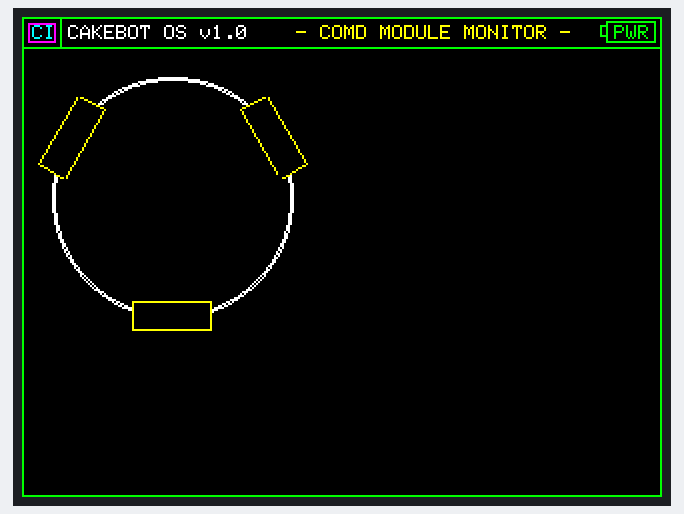
The sketch below on a simulated Arduino Uno, built with avr-gcc and run on an emulated ATmega328P. Shown: 320×240 colour display.

Above: at 0.4 s.

The sketch:

Cakebot_OS-v1.ino
```cpp
/*  Cakebot OS screen manager
 *  C: 12/07/2017 | LM: 12/07/2017
 *  ----------------------------------
 *  Reads in sensor info via serial from command unit and outputs to screen
 *  Touchscreen hardware unreliable - not using touch
 *  ----------------------------------
 *  By Rithesh R Jayaram
 *  ----------------------------------
 *  Based on modified Adafruit tftPaint sketch
 *  Using modified Adafruit touch and tft display libraries
*/

// LIBRARIES //
#include <Adafruit_GFX.h>    // Core graphics library
#include <Adafruit_TFTLCD.h> // Hardware-specific library
//#include <TouchScreen.h>    // Touchscreen library

// Pin Definitions //
#define LCD_CS A3
#define LCD_CD A2
#define LCD_WR A1
#define LCD_RD A0
#define LCD_RESET A4
Adafruit_TFTLCD tft(LCD_CS, LCD_CD, LCD_WR, LCD_RD, LCD_RESET); // Initialise TFT LCD instance

// Common Colour Codes //
#define ORANGE      0xFF00
#define YELLOW      0xFFE0
#define GREEN       0x07E0
#define RED         0xF826
#define WHITE       0xFFFF
#define BLACK       0x0000
#define PINK        0xF8FA

// Battery voltage levels (millivolts) (adjust as necessary)
#define lowVolt     7000
#define highVolt    8400

void setup() {
  tft.reset();
  uint16_t identifier = tft.readID(); // Gets driver number from device
  tft.begin(identifier);  // Inits for detected device
  tft.fillScreen(BLACK);
  tft.setRotation(3);

  drawMainWindow("    - COMD MODULE MONITOR -",0xFFE0, GREEN);  // Draws menubar and screen borders
  drawBotSchematic();
}


void loop() {

}


// Function to draw outer screen borders and menubar (Window title, title colour, border colour)
void drawMainWindow(String winTitle, int winTitleColour, int BorderColour){
  // Screen (window) borders
  tft.fillRect(0, 0,  320, 16,  BLACK);
  tft.drawRect(0, 0,  320, 16,  BorderColour);
  tft.drawRect(0, 15, 320, 225, BorderColour);

  // Titlebar dividers
  tft.drawLine(19, 0, 19, 15, BorderColour);

  // Team CI Icon
  tft.setCursor(5, 4);
  tft.setTextColor(0x07FF);  tft.setTextSize(1);
  tft.print("CI");
  tft.drawRect(3, 3, 14, 10, 0xF81F);

  // Title Bar text
  tft.setCursor(23, 4);
  tft.setTextColor(WHITE);  tft.setTextSize(1);
  tft.print("CAKEBOT OS v1.0");
  tft.setTextColor(winTitleColour);  tft.setTextSize(1);
  tft.println(winTitle);

  drawBatteryIcon();
}


// Function to draw the bot diagram onto the screen
void drawBotSchematic(){
  tft.drawCircle(75, 90, 60, WHITE);  // Bot base outline
  tft.drawCircle(75, 90, 59, WHITE);
  tft.fillRect(55, 142, 40, 15, BLACK);
  tft.drawRect(55, 142, 40, 15, YELLOW);  // M1 (simple rectangle)

  // See attached docs for math calculations for implementations below
  // Triangles for motor 3 (no inbuilt slanted rectangle function)
  tft.fillTriangle( // M3-1 (filling)
    28.29,  39,     // Point D
    8.29,   73.64,  // Point A
    21.29,  81.14,  // Point E
    BLACK);
  tft.drawTriangle( // M3-1
    28.29,  39,     // Point D
    8.29,   73.64,  // Point A
    21.29,  81.14,  // Point E
    YELLOW);

  tft.fillTriangle( // M3-2 (filling)
    28.29,  39,     // Point D
    21.29,  81.14,  // Point E
    41.29,  46.5,   // Point B
    BLACK);
  tft.drawTriangle( // M3-2
    28.29,  39, // Point D
    21.29,  81.14,  // Point E
    41.29,  46.5,    // Point B
    YELLOW);
  tft.drawLine(21.29, 81.14, 28.29, 39 , BLACK); // Cover leftover line from triangles drawn

  // Triangles for motor 2 (no inbuilt slanted rectangle function)
  tft.fillTriangle( // M2-1 (Filling)
    129.71, 81.14,  // Point D
    109.71, 46.5,   // Point A
    122.71, 39,     // Point E
    BLACK);
  tft.drawTriangle( // M2-1
    129.71, 81.14,  // Point D
    109.71, 46.5,   // Point A
    122.71, 39,     // Point E
    YELLOW);

  tft.fillTriangle( // M2-2 (Filling)
    129.71, 81.14,  // Point D
    122.71, 39,     // Point E
    142.71, 73.64,  // Point B
    BLACK);
  tft.drawTriangle( // M2-2
    129.71, 81.14,  // Point D
    122.71, 39,     // Point E
    142.71, 73.64,  // Point B
    YELLOW);
  tft.drawLine(122.71, 39, 129.71, 81.14, BLACK); // Cover leftover line from triangles drawn

}


// Function to measure then display battery levels on menubar (Do not call function too quickly)
void drawBatteryIcon(){
  float battLevel = getcurrVcc();
  float battPercent;
  int LEVELCOLOUR;
  if (battLevel < 5400){ // If battery is less than 5.4v, likely connected to USB supply, not battery
    tft.setCursor(296, 4);
    tft.setTextColor(GREEN);  tft.setTextSize(1);
    tft.print("PWR"); // Write inside battery instead of filling

    tft.drawRect(292, 2, 25, 11, GREEN);  // Draw battery
    tft.drawRect(289, 4, 4, 6, GREEN);    // Draw battery nib

  }else{  // Battery is connected to VCC in
    battPercent = ((battLevel - lowVolt)/(highVolt-lowVolt))*100; // Determine battery percentage based on expected voltages

    // Determine colour for battery level
    if (battPercent > 75) LEVELCOLOUR = GREEN;
    else if (battPercent > 50) LEVELCOLOUR = ORANGE;
    else if (battPercent > 25) LEVELCOLOUR = YELLOW;
    else LEVELCOLOUR = RED;

    //Draw icon fill
    int fillAmount; // Holds length of filled in bar (pixels)
    if (battLevel > highVolt) fillAmount = 23;  // Overflow high
    else if (battLevel < highVolt) fillAmount = 0;  // Overflow low
    else fillAmount = 0.23*battPercent;  // Find length of battery bar based on percentage
    tft.fillRect(316 - fillAmount, 3, fillAmount, 9, LEVELCOLOUR);

    // Draw icon outline
    if (battPercent > 95) tft.fillRect(289, 4, 4, 6, LEVELCOLOUR);  // Fill battery nib if full battery
    if (fillAmount > 0){  // Bar is visible on screen
      tft.drawRect(292, 2, 25, 11, WHITE);    // Draw plain battery
      tft.drawRect(289, 4, 4, 6, WHITE);      // Draw plain battery nib
    }else{  // battery is critical (bar not visible)
      tft.drawRect(292, 2, 25, 11, RED);    // Draw critical battery
      tft.drawRect(289, 4, 4, 6, RED);      // Draw critical battery nib
      tft.setCursor(296, 4);
      tft.setTextColor(RED);  tft.setTextSize(1);
      tft.print("LOW"); // Write inside battery in place of fill
    }

  }
}


// Voltage determination function (By RetroLefty - Arduino Forums)
int getcurrVcc(void){ // Returns actual value of Vcc (x 100) Volts
    // For 168/328 boards
    const long InternalReferenceVoltage = 1056L;            // Adjust this value to your boards specific internal BG voltage x1000
       // REFS1 REFS0          --> 0 1, AVcc internal ref.  -Selects AVcc external reference
       // MUX3 MUX2 MUX1 MUX0  --> 1110 1.1V (VBG)          -Selects channel 14, bandgap voltage, to measure
    ADMUX = (0<<REFS1) | (1<<REFS0) | (0<<ADLAR) | (1<<MUX3) | (1<<MUX2) | (1<<MUX1) | (0<<MUX0);

    delay(0.5);
       // Start a conversion
    ADCSRA |= _BV( ADSC );
       // Wait for it to complete
    while( ( (ADCSRA & (1<<ADSC)) != 0 ) );
       // Scale the value
    int results = (((InternalReferenceVoltage * 1024L) / ADC) + 5L) / 10L; // calculates for straight line value
    results = results*10;
    return results;
   }
```
